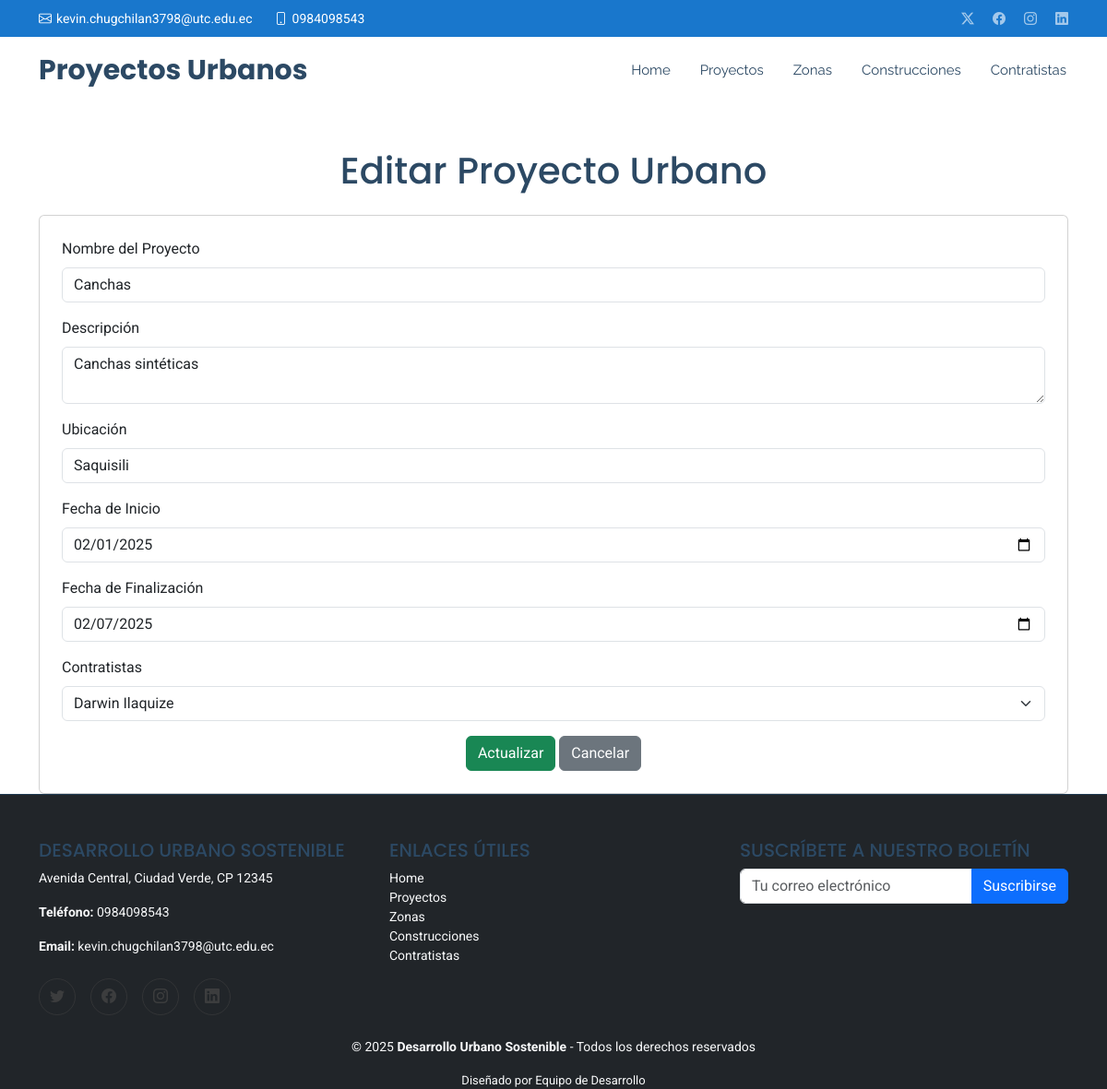
The page /EditarProyecto/2 on the database its author committed.
### Aplicaciones/Gestion_Proyectos_Urbanos/models.py (models this page shows, shortened)
class ProyectoUrbano(models.Model):
    nombre = models.CharField(max_length=255)
    descripcion = models.TextField()
    ubicacion = models.CharField(max_length=255)
    fecha_inicio = models.DateField()
    fecha_fin = models.DateField(blank=True, null=True)
    contratista = models.ForeignKey(Contratista, on_delete=models.CASCADE)

class Contratista(models.Model):
    nombre = models.CharField(max_length=255)
    cedula = models.CharField(max_length=15, null=True)
    empresa = models.CharField(max_length=255, blank=True, null=True)
    telefono = models.CharField(max_length=15)
    email = models.EmailField()
    especialidad = models.CharField(max_length=255)

### Aplicaciones/Gestion_Proyectos_Urbanos/views.py (the view, shortened to what this page needs)
# urls.py: path('EditarProyecto/<int:id>', views.editar_proyecto, name='EditarProyecto'),
def editar_proyecto(request, id):
    proyecto = get_object_or_404(ProyectoUrbano, pk=id)
    contratistas = Contratista.objects.all()
    return render(request, 'Proyectos/editar_proyecto.html', {
        'proyecto': proyecto,
        'contratistas': contratistas,
        'contratista_seleccionado': proyecto.contratista.id if proyecto.contratista else None
    })

### Aplicaciones/Gestion_Proyectos_Urbanos/templates/Proyectos/editar_proyecto.html (shortened to what this page needs)
{% extends 'base.html' %}
{% block content %}
<div class="container mt-5">
    <h1 class="text-center mb-4">Editar Proyecto Urbano</h1>
    <div class="card p-4">
        <form action="{% url 'EditarProyecto' proyecto.id %}" method="post" id="form_editar_proyecto">
            <div class="mb-3">
                <label for="nombre" class="form-label">Nombre del Proyecto</label>
                <input type="text" class="form-control" id="nombre" name="nombre" value="{{ proyecto.nombre }}">
            </div>
            <div class="mb-3">
                <label for="descripcion" class="form-label">Descripción</label>
                <textarea class="form-control" id="descripcion" name="descripcion">{{ proyecto.descripcion }}</textarea>
            </div>
            <div class="mb-3">
                <label for="ubicacion" class="form-label">Ubicación</label>
                <input type="text" class="form-control" id="ubicacion" name="ubicacion" value="{{ proyecto.ubicacion }}">
            </div>
            <div class="mb-3">
                <label for="fecha_inicio" class="form-label">Fecha de Inicio</label>
                <input type="date" class="form-control" id="fecha_inicio" name="fecha_inicio" value="{{ proyecto.fecha_inicio|date:'Y-m-d' }}">
            </div>
            <div class="mb-3">
                <label for="fecha_fin" class="form-label">Fecha de Finalización</label>
                <input type="date" class="form-control" id="fecha_fin" name="fecha_fin" value="{{ proyecto.fecha_fin|date:'Y-m-d' }}">
            </div>
            <div class="mb-3">
                <label for="contratistas" class="form-label">Contratistas</label>
                <select class="form-select" id="contratista" name="contratista" required>
                    {% for contratista in contratistas %}
                    <option value="{{ contratista.id }}" {% if contratista.id == proyecto.contratista.id %}selected{% endif %}>
                        {{ contratista.nombre }}
                    </option>
                    {% endfor %}
                </select>
            </div>
            <div class="text-center">
                <button type="submit" class="btn btn-success">Actualizar</button>
                <a href="{% url 'VerProyectos' %}" class="btn btn-secondary">Cancelar</a>
            </div>
        </form>
    </div>
</div>
{% endblock %}

### Desarrollo_Urbano_Sostenible/static/plantillas/assets/css/main.css (style rules this page uses)
:root { --default-font: "Roboto", system-ui, -apple-system, "Segoe UI", Roboto, "Helvetica Neue", Arial, "Noto Sans", "Liberation Sans", sans-serif, "Apple Color Emoji", "Segoe UI Emoji", "Segoe UI Symbol", "Noto Color Emoji"; --heading-font: "Poppins", sans-serif; --nav-font: "Raleway", sans-serif; }
:root { --background-color: #ffffff; --default-color: #444444; --heading-color: #2c4964; --accent-color: #1977cc; --surface-color: #ffffff; --contrast-color: #ffffff; }
:root { --nav-color: #2c4964; --nav-hover-color: #1977cc; --nav-mobile-background-color: #ffffff; --nav-dropdown-background-color: #ffffff; --nav-dropdown-color: #2c4964; --nav-dropdown-hover-color: #1977cc; }
:root { scroll-behavior: smooth; }
body { color: var(--default-color); background-color: var(--background-color); font-family: var(--default-font); }
a { color: var(--accent-color); text-decoration: none; transition: 0.3s; }
h1, h2, h3, h4, h5, h6 { color: var(--heading-color); font-family: var(--heading-font); }

### rows shown on the page
ProyectoUrbano: nombre "Canchas", descripcion "Canchas sintéticas", ubicacion "Saquisili", fecha_inicio "02/01/2025", fecha_fin "02/07/2025", contratista "Darwin Ilaquize"
